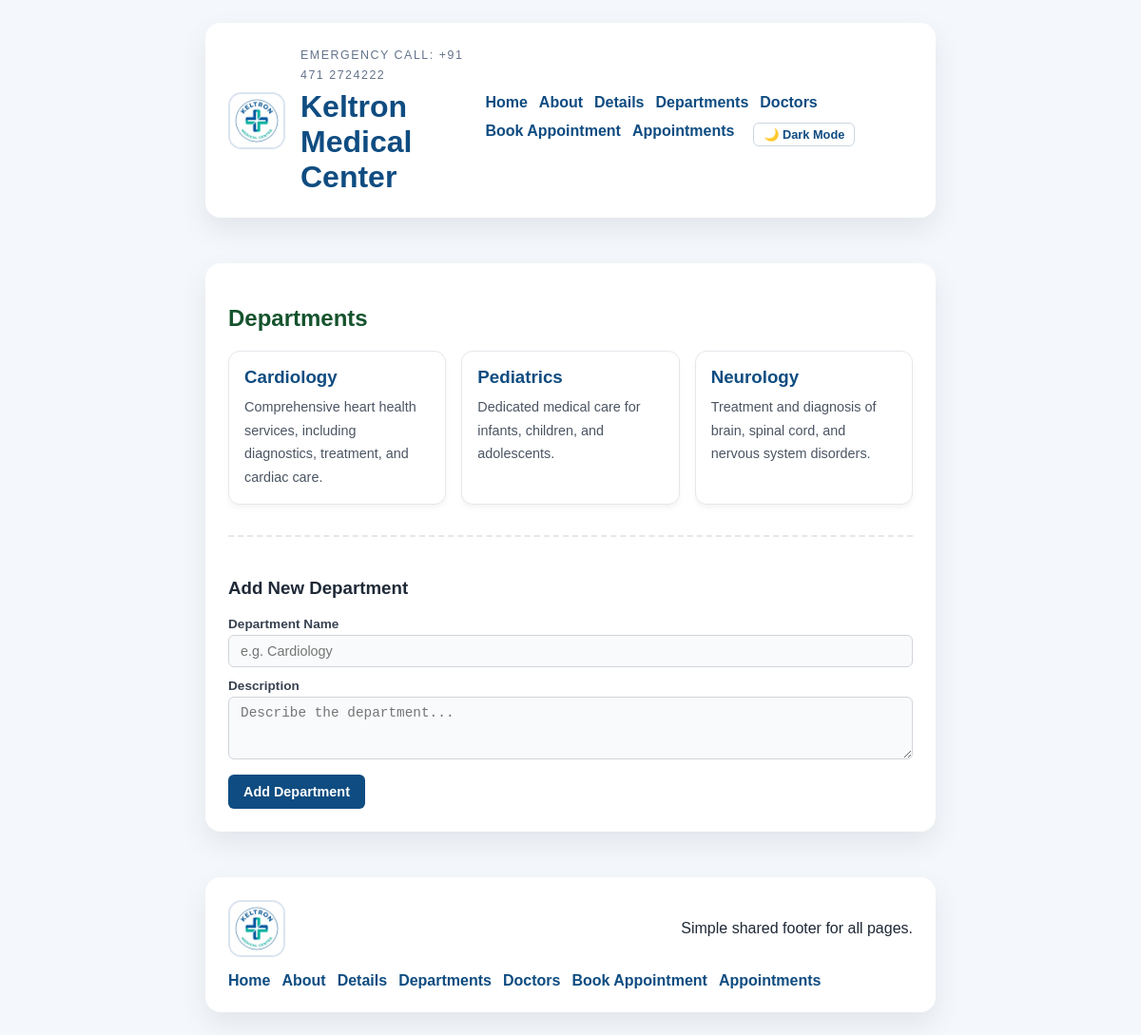
/app/departments, run on the app's committed database.
### projectapp/models.py (models this page shows)
class departments(models.Model):
    dept_name = models.CharField(max_length=100)
    dep_description = models.TextField()

### projectapp/views.py (the view)
# urls.py: path('departments', views.departments_view, name = "departments"),
def departments_view(request):
    if request.method == "POST":
        name = request.POST.get('dept_name')
        desc = request.POST.get('dep_description')
        if name and desc:
            departments.objects.create(dept_name=name, dep_description=desc)
    all_departments = departments.objects.all()
    return render(request, "departments.html", {"departments": all_departments})

### projectapp/templates/departments.html (shortened to what this page needs)
{% extends "base.html" %} {% block title %}Departments - Keltron Web{% endblock%}
{% block content %}
<section class="departments-section">
  <h2>Departments</h2>
  {% if departments %}
  <div class="departments-list">
    {% for dept in departments %}
    <div class="department-card">
      <h3>{{ dept.dept_name }}</h3>
      <p>{{ dept.dep_description }}</p>
    </div>
    {% endfor %}
  </div>
  {% else %}
  <p>No departments available.</p>
  {% endif %}
  <div class="form-section">
    <h3>Add New Department</h3>
    <form method="POST">
      <div class="form-group">
        <label for="dept_name">Department Name</label>
        <input type="text" id="dept_name" name="dept_name" class="form-control" placeholder="e.g. Cardiology" required>
      </div>
      <div class="form-group">
        <label for="dep_description">Description</label>
        <textarea id="dep_description" name="dep_description" class="form-control" rows="3" placeholder="Describe the department..." required></textarea>
      </div>
      <button type="submit" class="btn-submit">Add Department</button>
    </form>
  </div>
</section>
{% endblock %}

### static/css/style.css (style rules this page uses)
body { margin: 0; font-family: Arial, sans-serif; background: #f4f7fb; color: #1f2937; }
body { display: flex; min-height: 100vh; flex-direction: column; }
h2 { color: #14532d; }
p { line-height: 1.7; }
.departments-list, .doctors-list { display: grid; grid-template-columns: repeat(auto-fill, minmax(220px, 1fr)); gap: 16px; margin-top: 16px; margin-bottom: 32px; }
.department-card, .doctor-card { background: #ffffff; border: 1px solid #e5e7eb; border-radius: 12px; padding: 16px; box-shadow: 0 4px 6px -1px rgba(0, 0, 0, 0.05); transition: transform 0.2s, box-shadow 0.2s; }
.department-card h3, .doctor-card h3 { margin: 0 0 8px; color: #0f4c81; }
.department-card p, .doctor-card p { margin: 0; font-size: 0.9rem; color: #4b5563; }
.form-section { margin-top: 32px; padding-top: 24px; border-top: 2px dashed #e5e7eb; }
.form-group { margin-bottom: 12px; }
.form-group label { display: block; font-size: 0.85rem; font-weight: 600; margin-bottom: 4px; color: #374151; }
.form-control { width: 100%; padding: 8px 12px; font-size: 0.9rem; border: 1px solid #d1d5db; border-radius: 6px; box-sizing: border-box; background: #f9fafb; transition: border-color 0.2s, box-shadow 0.2s; }
.btn-submit { background: #0f4c81; color: #ffffff; padding: 10px 16px; font-size: 0.9rem; font-weight: 600; border: none; border-radius: 6px; cursor: pointer; transition: background-color 0.2s; }

### data on the page
departments: dept_name "Cardiology", dep_description "Comprehensive heart health services, including diagnostics, treatment, and cardiac care."
departments: dept_name "Pediatrics", dep_description "Dedicated medical care for infants, children, and adolescents."
departments: dept_name "Neurology", dep_description "Treatment and diagnosis of brain, spinal cord, and nervous system disorders."
